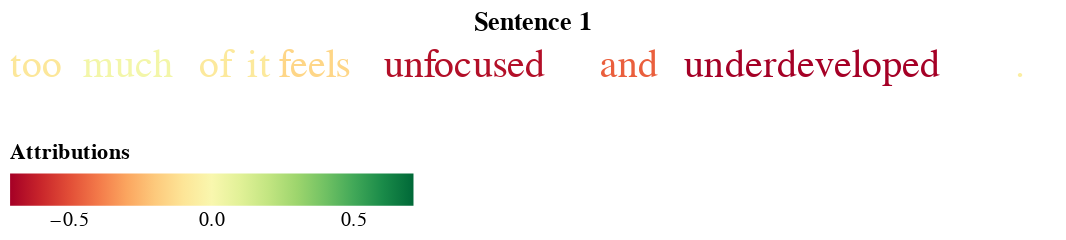

Write notebook code for a chart like this one.
### Code cell
i = 1
text_plot(tokens=tokenizer.convert_ids_to_tokens(batch_ids[i].numpy()),
          attributions=attributions[i],
          non_zero_mask=batch_ids[i].numpy()!=0,
          include_legend=True).properties(title='Sentence {}'.format(i))

### Figure 1 — Vega-Lite specification as saved in the notebook (floating-point values rounded to 4 significant figures)
{"config": {"view": {"continuousWidth": 400, "continuousHeight": 300, "opacity": 0.0}}, "data": {"name": "data-cd32526e53c08434c01b9f380f5eed2a"}, "mark": {"type": "text", "align": "left", "color": "black", "font": "arial", "size": 20}, "encoding": {"color": {"type": "quantitative", "field": "Attributions", "legend": {"orient": "bottom"}, "scale": {"domain": [-0.7092, 0.7092], "scheme": "redyellowgreen"}, "sort": "ascending"}, "text": {"type": "nominal", "field": "Token"}, "x": {"type": "quantitative", "axis": null, "field": "x", "sort": null}, "y": {"value": 0}}, "title": "Sentence 1", "width": 518.6, "$schema": "https://vega.github.io/schema/vega-lite/v4.0.0.json", "datasets": {"data-cd32526e53c08434c01b9f380f5eed2a": [{"Token": "too", "Attributions": -0.08666, "x": 0.0, "size": 0.08666}, {"Token": "much", "Attributions": 0.0234, "x": 1.662, "size": 0.0234}, {"Token": "of", "Attributions": -0.07908, "x": 4.344, "size": 0.07908}, {"Token": "it", "Attributions": -0.07651, "x": 5.436, "size": 0.07651}, {"Token": "feels", "Attributions": -0.1614, "x": 6.18, "size": 0.1614}, {"Token": "unfocused", "Attributions": -0.667, "x": 8.574, "size": 0.667}, {"Token": "and", "Attributions": -0.4598, "x": 13.54, "size": 0.4598}, {"Token": "underdeveloped", "Attributions": -0.7092, "x": 15.47, "size": 0.7092}, {"Token": ".", "Attributions": -0.051, "x": 23.05, "size": 0.051}]}}
